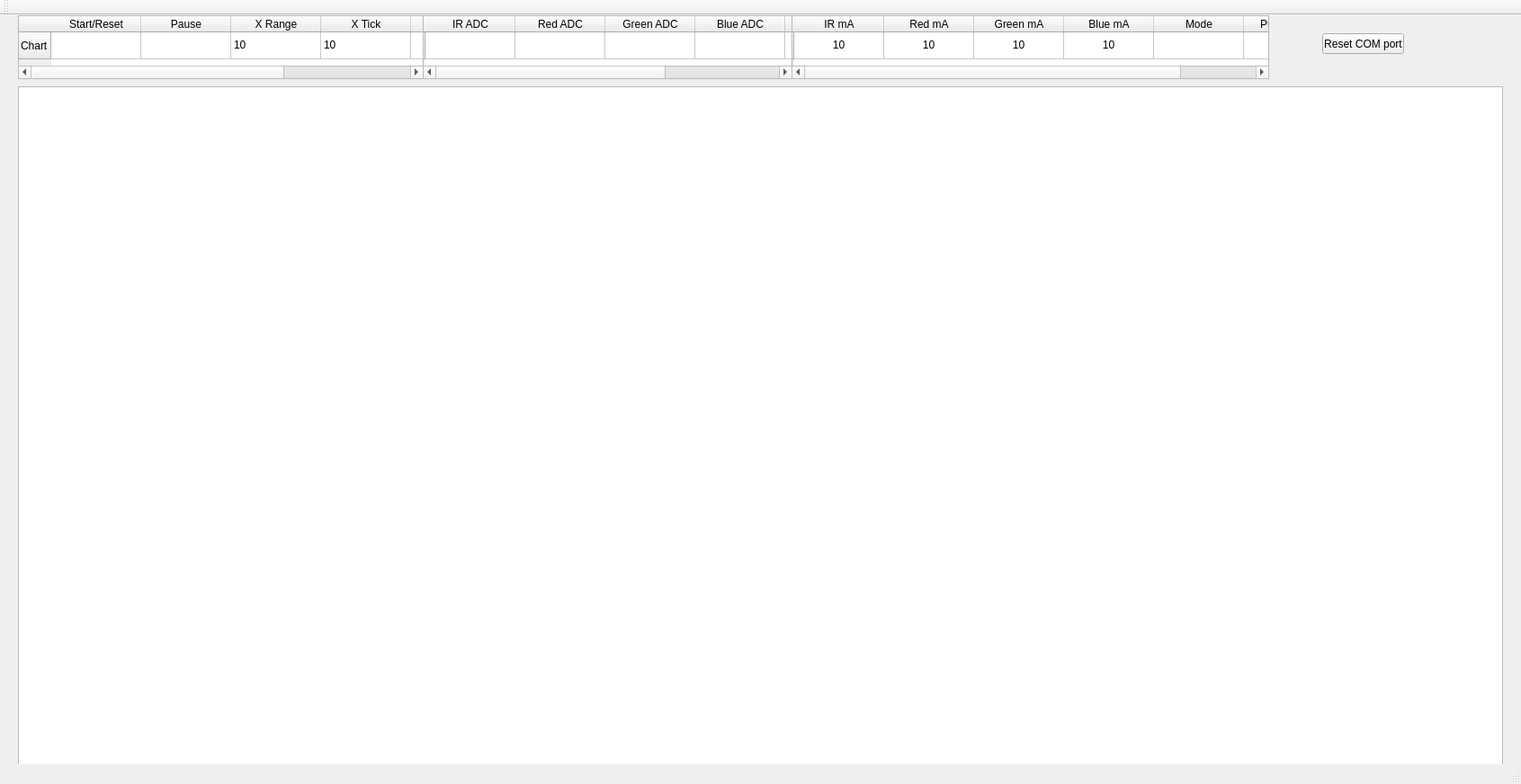
<?xml version="1.0" encoding="UTF-8"?>
<ui version="4.0">
 <class>MainWindow</class>
 <widget class="QMainWindow" name="MainWindow">
  <property name="geometry">
   <rect>
    <x>0</x>
    <y>0</y>
    <width>1691</width>
    <height>872</height>
   </rect>
  </property>
  <property name="windowTitle">
   <string>FPL Simulator</string>
  </property>
  <widget class="QWidget" name="centralWidget">
   <widget class="QTableWidget" name="ADC_Data_Table">
    <property name="enabled">
     <bool>true</bool>
    </property>
    <property name="geometry">
     <rect>
      <x>470</x>
      <y>0</y>
      <width>411</width>
      <height>71</height>
     </rect>
    </property>
    <property name="palette">
     <palette>
      <active>
       <colorrole role="WindowText">
        <brush brushstyle="SolidPattern">
         <color alpha="255">
          <red>0</red>
          <green>0</green>
          <blue>0</blue>
         </color>
        </brush>
       </colorrole>
       <colorrole role="Text">
        <brush brushstyle="SolidPattern">
         <color alpha="255">
          <red>0</red>
          <green>0</green>
          <blue>0</blue>
         </color>
        </brush>
       </colorrole>
       <colorrole role="ButtonText">
        <brush brushstyle="SolidPattern">
         <color alpha="255">
          <red>0</red>
          <green>0</green>
          <blue>0</blue>
         </color>
        </brush>
       </colorrole>
       <colorrole role="PlaceholderText">
        <brush brushstyle="NoBrush">
         <color alpha="128">
          <red>0</red>
          <green>0</green>
          <blue>0</blue>
         </color>
        </brush>
       </colorrole>
      </active>
      <inactive>
       <colorrole role="WindowText">
        <brush brushstyle="SolidPattern">
         <color alpha="255">
          <red>0</red>
          <green>0</green>
          <blue>0</blue>
         </color>
        </brush>
       </colorrole>
       <colorrole role="Text">
        <brush brushstyle="SolidPattern">
         <color alpha="255">
          <red>0</red>
          <green>0</green>
          <blue>0</blue>
         </color>
        </brush>
       </colorrole>
       <colorrole role="ButtonText">
        <brush brushstyle="SolidPattern">
         <color alpha="255">
          <red>0</red>
          <green>0</green>
          <blue>0</blue>
         </color>
        </brush>
       </colorrole>
       <colorrole role="PlaceholderText">
        <brush brushstyle="NoBrush">
         <color alpha="128">
          <red>0</red>
          <green>0</green>
          <blue>0</blue>
         </color>
        </brush>
       </colorrole>
      </inactive>
      <disabled>
       <colorrole role="WindowText">
        <brush brushstyle="SolidPattern">
         <color alpha="255">
          <red>0</red>
          <green>0</green>
          <blue>0</blue>
         </color>
        </brush>
       </colorrole>
       <colorrole role="Text">
        <brush brushstyle="SolidPattern">
         <color alpha="255">
          <red>0</red>
          <green>0</green>
          <blue>0</blue>
         </color>
        </brush>
       </colorrole>
       <colorrole role="ButtonText">
        <brush brushstyle="SolidPattern">
         <color alpha="255">
          <red>0</red>
          <green>0</green>
          <blue>0</blue>
         </color>
        </brush>
       </colorrole>
       <colorrole role="PlaceholderText">
        <brush brushstyle="NoBrush">
         <color alpha="128">
          <red>0</red>
          <green>0</green>
          <blue>0</blue>
         </color>
        </brush>
       </colorrole>
      </disabled>
     </palette>
    </property>
    <attribute name="horizontalHeaderHighlightSections">
     <bool>false</bool>
    </attribute>
    <attribute name="verticalHeaderHighlightSections">
     <bool>false</bool>
    </attribute>
    <row>
     <property name="text">
      <string/>
     </property>
    </row>
    <column>
     <property name="text">
      <string>IR ADC</string>
     </property>
    </column>
    <column>
     <property name="text">
      <string>Red ADC</string>
     </property>
    </column>
    <column>
     <property name="text">
      <string>Green ADC</string>
     </property>
    </column>
    <column>
     <property name="text">
      <string>Blue ADC</string>
     </property>
    </column>
    <column>
     <property name="text">
      <string>sPO2</string>
     </property>
    </column>
    <column>
     <property name="text">
      <string>Pulse</string>
     </property>
    </column>
    <item row="0" column="0">
     <property name="text">
      <string/>
     </property>
     <property name="textAlignment">
      <set>AlignCenter</set>
     </property>
     <property name="flags">
      <set>ItemIsEnabled</set>
     </property>
    </item>
    <item row="0" column="1">
     <property name="text">
      <string/>
     </property>
     <property name="textAlignment">
      <set>AlignCenter</set>
     </property>
     <property name="flags">
      <set>ItemIsEnabled</set>
     </property>
    </item>
    <item row="0" column="2">
     <property name="text">
      <string/>
     </property>
     <property name="textAlignment">
      <set>AlignCenter</set>
     </property>
    </item>
    <item row="0" column="3">
     <property name="text">
      <string/>
     </property>
     <property name="textAlignment">
      <set>AlignCenter</set>
     </property>
    </item>
    <item row="0" column="4">
     <property name="text">
      <string/>
     </property>
     <property name="textAlignment">
      <set>AlignCenter</set>
     </property>
    </item>
    <item row="0" column="5">
     <property name="text">
      <string/>
     </property>
     <property name="textAlignment">
      <set>AlignCenter</set>
     </property>
    </item>
   </widget>
   <widget class="QChartView" name="myChart">
    <property name="geometry">
     <rect>
      <x>20</x>
      <y>79</y>
      <width>1651</width>
      <height>761</height>
     </rect>
    </property>
   </widget>
   <widget class="QPushButton" name="Reset_COM_port_pushButton">
    <property name="geometry">
     <rect>
      <x>1470</x>
      <y>20</y>
      <width>91</width>
      <height>23</height>
     </rect>
    </property>
    <property name="text">
     <string>Reset COM port</string>
    </property>
   </widget>
   <widget class="QTableWidget" name="Command_Table">
    <property name="enabled">
     <bool>true</bool>
    </property>
    <property name="geometry">
     <rect>
      <x>880</x>
      <y>0</y>
      <width>531</width>
      <height>71</height>
     </rect>
    </property>
    <property name="palette">
     <palette>
      <active>
       <colorrole role="WindowText">
        <brush brushstyle="SolidPattern">
         <color alpha="255">
          <red>0</red>
          <green>0</green>
          <blue>0</blue>
         </color>
        </brush>
       </colorrole>
       <colorrole role="Text">
        <brush brushstyle="SolidPattern">
         <color alpha="255">
          <red>0</red>
          <green>0</green>
          <blue>0</blue>
         </color>
        </brush>
       </colorrole>
       <colorrole role="ButtonText">
        <brush brushstyle="SolidPattern">
         <color alpha="255">
          <red>0</red>
          <green>0</green>
          <blue>0</blue>
         </color>
        </brush>
       </colorrole>
       <colorrole role="PlaceholderText">
        <brush brushstyle="NoBrush">
         <color alpha="128">
          <red>0</red>
          <green>0</green>
          <blue>0</blue>
         </color>
        </brush>
       </colorrole>
      </active>
      <inactive>
       <colorrole role="WindowText">
        <brush brushstyle="SolidPattern">
         <color alpha="255">
          <red>0</red>
          <green>0</green>
          <blue>0</blue>
         </color>
        </brush>
       </colorrole>
       <colorrole role="Text">
        <brush brushstyle="SolidPattern">
         <color alpha="255">
          <red>0</red>
          <green>0</green>
          <blue>0</blue>
         </color>
        </brush>
       </colorrole>
       <colorrole role="ButtonText">
        <brush brushstyle="SolidPattern">
         <color alpha="255">
          <red>0</red>
          <green>0</green>
          <blue>0</blue>
         </color>
        </brush>
       </colorrole>
       <colorrole role="PlaceholderText">
        <brush brushstyle="NoBrush">
         <color alpha="128">
          <red>0</red>
          <green>0</green>
          <blue>0</blue>
         </color>
        </brush>
       </colorrole>
      </inactive>
      <disabled>
       <colorrole role="WindowText">
        <brush brushstyle="SolidPattern">
         <color alpha="255">
          <red>0</red>
          <green>0</green>
          <blue>0</blue>
         </color>
        </brush>
       </colorrole>
       <colorrole role="Text">
        <brush brushstyle="SolidPattern">
         <color alpha="255">
          <red>0</red>
          <green>0</green>
          <blue>0</blue>
         </color>
        </brush>
       </colorrole>
       <colorrole role="ButtonText">
        <brush brushstyle="SolidPattern">
         <color alpha="255">
          <red>0</red>
          <green>0</green>
          <blue>0</blue>
         </color>
        </brush>
       </colorrole>
       <colorrole role="PlaceholderText">
        <brush brushstyle="NoBrush">
         <color alpha="128">
          <red>0</red>
          <green>0</green>
          <blue>0</blue>
         </color>
        </brush>
       </colorrole>
      </disabled>
     </palette>
    </property>
    <attribute name="horizontalHeaderHighlightSections">
     <bool>false</bool>
    </attribute>
    <attribute name="verticalHeaderHighlightSections">
     <bool>false</bool>
    </attribute>
    <row>
     <property name="text">
      <string/>
     </property>
    </row>
    <column>
     <property name="text">
      <string>IR mA</string>
     </property>
    </column>
    <column>
     <property name="text">
      <string>Red mA</string>
     </property>
    </column>
    <column>
     <property name="text">
      <string>Green mA</string>
     </property>
    </column>
    <column>
     <property name="text">
      <string>Blue mA</string>
     </property>
    </column>
    <column>
     <property name="text">
      <string>Mode</string>
     </property>
    </column>
    <column>
     <property name="text">
      <string>Pulse Width</string>
     </property>
    </column>
    <item row="0" column="0">
     <property name="text">
      <string>10</string>
     </property>
     <property name="textAlignment">
      <set>AlignCenter</set>
     </property>
     <property name="flags">
      <set>ItemIsEditable|ItemIsEnabled</set>
     </property>
    </item>
    <item row="0" column="1">
     <property name="text">
      <string>10</string>
     </property>
     <property name="textAlignment">
      <set>AlignCenter</set>
     </property>
     <property name="flags">
      <set>ItemIsEditable|ItemIsEnabled</set>
     </property>
    </item>
    <item row="0" column="2">
     <property name="text">
      <string>10</string>
     </property>
     <property name="textAlignment">
      <set>AlignCenter</set>
     </property>
    </item>
    <item row="0" column="3">
     <property name="text">
      <string>10</string>
     </property>
     <property name="textAlignment">
      <set>AlignCenter</set>
     </property>
    </item>
    <item row="0" column="4">
     <property name="text">
      <string/>
     </property>
    </item>
   </widget>
   <widget class="QTableWidget" name="Chart_table">
    <property name="geometry">
     <rect>
      <x>20</x>
      <y>0</y>
      <width>451</width>
      <height>71</height>
     </rect>
    </property>
    <row>
     <property name="text">
      <string>Chart</string>
     </property>
    </row>
    <column>
     <property name="text">
      <string>Start/Reset</string>
     </property>
    </column>
    <column>
     <property name="text">
      <string>Pause</string>
     </property>
    </column>
    <column>
     <property name="text">
      <string>X Range</string>
     </property>
    </column>
    <column>
     <property name="text">
      <string>X Tick</string>
     </property>
    </column>
    <column>
     <property name="text">
      <string>Blue/Green</string>
     </property>
    </column>
    <column>
     <property name="text">
      <string>Log File</string>
     </property>
    </column>
    <item row="0" column="0">
     <property name="text">
      <string/>
     </property>
    </item>
    <item row="0" column="1">
     <property name="text">
      <string/>
     </property>
    </item>
    <item row="0" column="2">
     <property name="text">
      <string>10</string>
     </property>
    </item>
    <item row="0" column="3">
     <property name="text">
      <string>10</string>
     </property>
    </item>
    <item row="0" column="4">
     <property name="text">
      <string/>
     </property>
    </item>
    <item row="0" column="5">
     <property name="text">
      <string/>
     </property>
    </item>
   </widget>
  </widget>
  <widget class="QToolBar" name="mainToolBar">
   <attribute name="toolBarArea">
    <enum>TopToolBarArea</enum>
   </attribute>
   <attribute name="toolBarBreak">
    <bool>false</bool>
   </attribute>
  </widget>
  <widget class="QStatusBar" name="statusBar"/>
 </widget>
 <layoutdefault spacing="6" margin="11"/>
 <customwidgets>
  <customwidget>
   <class>QChartView</class>
   <extends>QGraphicsView</extends>
   <header>qchartview.h</header>
  </customwidget>
 </customwidgets>
 <resources/>
 <connections/>
</ui>
